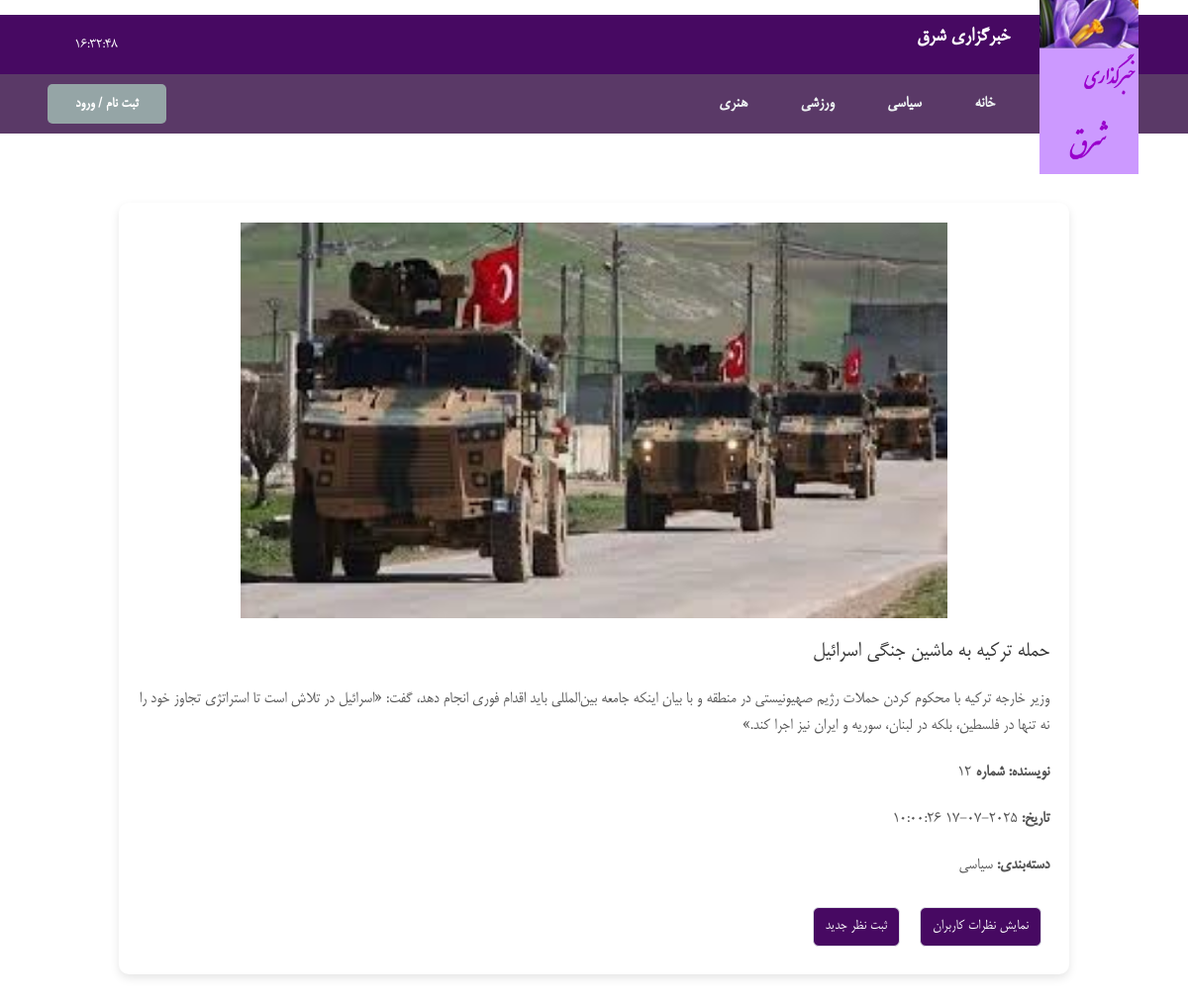
Page /fullnews.php?id=84 on the committed database.
### tables this page shows
CREATE TABLE IF NOT EXISTS `news` (
  `id` int NOT NULL AUTO_INCREMENT,
  `title` varchar(255) NOT NULL,
  `content` text NOT NULL,
  `author_id` int NOT NULL,
  `author_username` varchar(255) NOT NULL,
  `image` varchar(255) DEFAULT NULL,
  `category` enum('politics','sports','art') NOT NULL DEFAULT 'politics',
  `status` enum('approved','pending','rejected') NOT NULL DEFAULT 'pending',
  `created_at` timestamp NOT NULL DEFAULT CURRENT_TIMESTAMP,
  PRIMARY KEY (`id`),
  KEY `author_id` (`author_id`),
  KEY `author_username` (`author_username`)
);

### fullnews.php (the view, shortened to what this page needs)
<?php
include('db.php');
if (isset($_GET['id'])) {
    $news_id = $_GET['id'];
    $query = "SELECT * FROM news WHERE id = ?";
    $stmt = mysqli_prepare($conn, $query);
    mysqli_stmt_bind_param($stmt, "i", $news_id);
    mysqli_stmt_execute($stmt);
    $result = mysqli_stmt_get_result($stmt);
    if ($news = mysqli_fetch_assoc($result)) {
        $title = $news['title'];
        $content = $news['content'];
        $author = $news['author_id'];
        $date = $news['created_at'];
        $image = $news['image'];
        $category = $news['category'];
    } else {
        echo "<h2>خبر یافت نشد!</h2>";
        exit();
    }
} else {
    echo "<h2>شناسه خبر مشخص نشده است!</h2>";
    exit();
}
?>
<!DOCTYPE html>
<html lang="fa" dir="rtl">
<head>
    <link rel="stylesheet" href="CSS/fullnewsStyle.css">
    <link href="https://cdn.jsdelivr.net/npm/bootstrap@5.3.0/dist/css/bootstrap.min.css" rel="stylesheet">
</head>
<body>
    <header>
        <div class="newsagency-information">
            <div class="logo">
                <img src="img/hhh.png" alt="">
            </div>
            <div class="name">
                <p>خبرگزاری  شرق</p>
            </div>
        </div>
        <div class="time-date" id="date-time">
        </div>
    </header>
    <nav>
        <div class="categories-list">
            <a href="index.php">خانه</a>
            <a href="archive.php?category=politics">سیاسی</a>
            <a href="archive.php?category=sports">ورزشی</a>
            <a href="archive.php?category=art">هنری</a>
        </div>
        <div class="login-button">
            <?php if (isset($_SESSION['user_id'])): ?>
            <?php if ($_SESSION['role'] == 'admin'): ?>
                <button type="button"><a href="ManagerPanel.php">پنل مدیریت</a></button>
            <?php else: ?>
                <button type="button"><a href="AuthorPanel.php">پنل نویسنده</a></button>
            <?php endif; ?>
            <?php else: ?>
            <button type="button"><a href="auth.php">ثبت نام / ورود</a></button>
            <?php endif; ?>
        </div>
    </nav>
    <main class="full-news">
        <div class="news-details">
            <img src="<?php echo $image; ?>" alt="خبر">
            <h2><?php echo $title; ?></h2>
            <p><?php echo nl2br($content); ?></p>
            <p><strong>نویسنده: شماره</strong> <?php echo $author; ?></p>
            <p><strong>تاریخ:</strong> <?php echo $date; ?></p>
            <p><strong>دسته‌بندی:</strong>
                <?php
                    if ($category == 'politics') {
                        echo "سیاسی";
                    } elseif ($category == 'sports') {
                        echo "ورزشی";
                    } elseif ($category == 'art') {
                        echo "هنری";
                    } else {
                        echo ucfirst($category);
                    }
                ?>
            </p>
        </div>
<button onclick="toggleComments()" class="  toggleCommentBtn btn border commentbt pb-2 m-2">نمایش نظرات کاربران</button>
<button id="toggleCommentFormBtn" class="  toggleCommentBtn btn border commentbt pb-2 m-2" type="button">ثبت نظر جدید</button>
    </main>
</body>
</html>

### CSS/fullnewsStyle.css (style rules this page uses)
* { padding: 0; margin: 0; box-sizing: border-box; font-family: B-mitra, sans-serif; }
body { background-color: #ecf0f1; }
header { width: 100%; height: 60px; background-color: #470962; color: white; margin: 15px 0 0; display: flex; justify-content: space-between; align-items: center; padding: 0 20px; }
header .newsagency-information { display: flex; align-items: center; }
header .newsagency-information .name { margin-right: 30px; font-size: 22px; font-weight: bold; }
header .newsagency-information .logo { width: 100px; height: 100px; background-color: white; margin-right: 30px; }
header .newsagency-information .logo img { width: inherit; }
header .time-date { font-size: 16px; margin-left: 55px; }
nav { width: 100%; height: 60px; background-color: #5a3967; display: flex; justify-content: space-between; align-items: center; padding: 0 20px; overflow: hidden; }
nav .categories-list { margin-right: 150px; }
nav .categories-list a { text-decoration: none; padding: 25px; color: #ecf0f1; font-weight: bold; transition: 0.3s; font-size: 18px; height: 60px; }
nav .login-button button { padding: 8px 28px; margin-left: 28px; background-color: #95a5a6; border: none; border-radius: 5px; cursor: pointer; font-weight: bold; color: white; transition: 0.3s; font-weight: 800; }
nav .login-button a { text-decoration: none; color: white; }
.full-news { width: 80%; margin: 70px auto; background-color: white; padding: 20px; border-radius: 10px; box-shadow: 0 4px 10px rgba(0, 0, 0, 0.1); }
.news-details img { width: 100%; height: 400px; border-radius: 10px; margin-bottom: 20px; object-fit: contain; }
.news-details h2 { font-size: 24px; margin-bottom: 20px; color: #333333; }
.news-details p { font-size: 18px; color: #555; margin-bottom: 20px; }
.commentbt { background-color: #470962 !important; border-color: #470962 !important; color: white !important; border: 1px solid #470962 !important; }

### rows in the picture
news: image (picture), title "حمله ترکیه به ماشین جنگی اسرائیل", content "وزیر خارجه ترکیه با محکوم کردن حملات رژیم صهیونیستی در منطقه و با بیان اینکه جامعه بین‌المللی باید اقدام فوری انجام دهد، گفت: «اسرائیل در تلاش است تا استراتژی تجاوز خود را نه تنها در فلسطین، بلکه در لبنان، سوریه و ایران نیز اجرا کند.»", author "12", created_at "2025-07-17 10:00:26"
